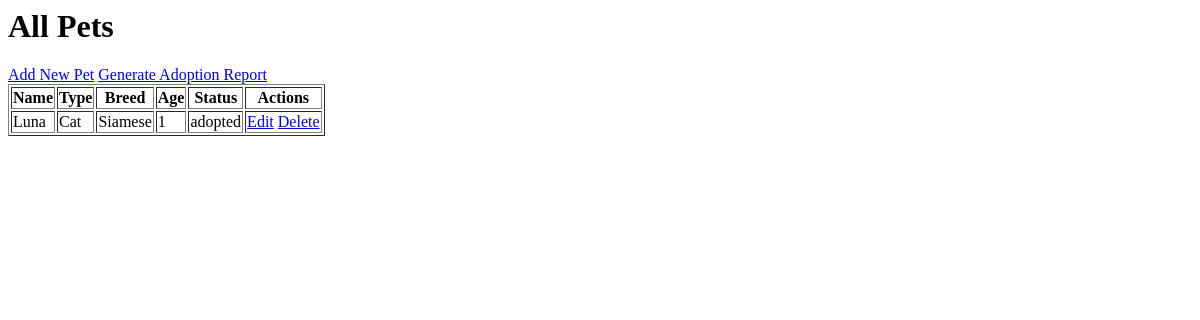
Before: / with the older database file.
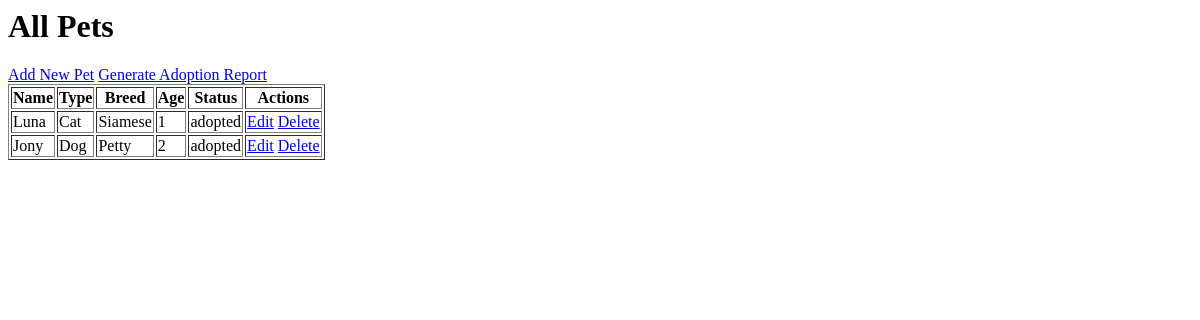
After: the same page with the newer database file.
### app.py (models this page shows)
class Pet(db.Model):
    pet_id = db.Column(db.Integer, primary_key=True)
    name = db.Column(db.String(100))
    type = db.Column(db.String(50))
    breed = db.Column(db.String(100))
    age = db.Column(db.Integer)
    status = db.Column(db.String(20))  # available / adopted

### app.py (the view)
@app.route('/')
def index():
    pets = Pet.query.all()
    return render_template('pet_list.html', pets=pets)

### templates/pet_list.html
<h1>All Pets</h1>
<a href="/add">Add New Pet</a>
<a href="{{ url_for('report') }}">Generate Adoption Report</a>
<table border="1">
    <tr>
        <th>Name</th><th>Type</th><th>Breed</th><th>Age</th><th>Status</th><th>Actions</th>
    </tr>
    {% for pet in pets %}
    <tr>
        <td>{{ pet.name }}</td>
        <td>{{ pet.type }}</td>
        <td>{{ pet.breed }}</td>
        <td>{{ pet.age }}</td>
        <td>{{ pet.status }}</td>
        <td>
            <a href="/edit/{{ pet.pet_id }}">Edit</a>
            <a href="/delete/{{ pet.pet_id }}">Delete</a>
        </td>
    </tr>
    {% endfor %}
</table>

Changed rows visible on the page:
added Pet: name "Jony", type "Dog", breed "Petty", age "2", status "adopted"
